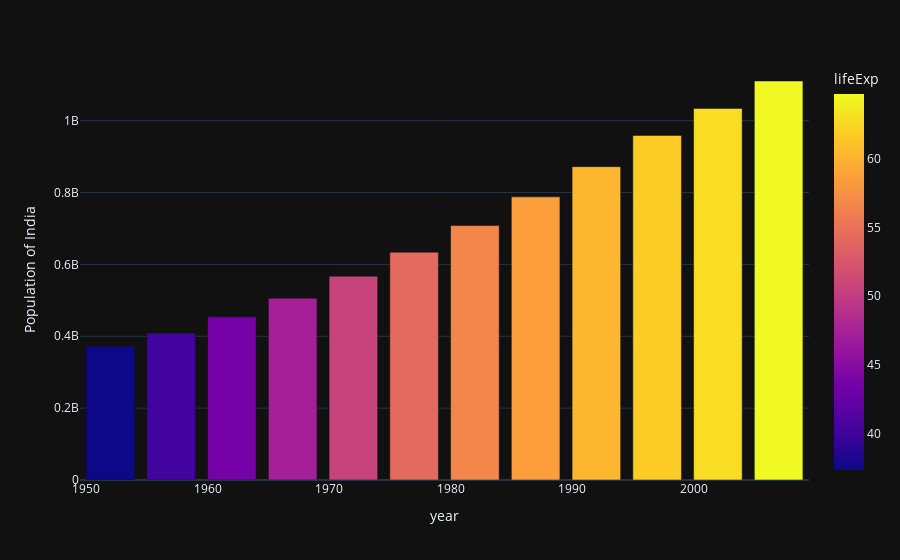

Notebook cell for this chart:
### Code cell
px.bar(data_india , x = 'year' , y='pop' , hover_data = ['lifeExp' , 'gdpPercap'],
      color = 'lifeExp' , labels = {'pop':'Population of India'},template = 'plotly_dark',
      height = 400)

### Figure 1 — Plotly figure (JSON) as saved in the notebook; plotly's stock layout.template omitted (floating-point values rounded to 4 significant figures)
{"data": [{"alignmentgroup": "True", "customdata": [[37.37, 546.6], [40.25, 590.1], [43.6, 658.3], [47.19, 700.8], [50.65, 724.0], [54.21, 813.3], [56.6, 855.7], [58.55, 976.5], [60.22, 1164.0], [61.77, 1459.0], [62.88, 1747.0], [64.7, 2452.0]], "hovertemplate": "year=%{x}<br>Population of India=%{y}<br>lifeExp=%{marker.color}<br>gdpPercap=%{customdata[1]}<extra></extra>", "legendgroup": "", "marker": {"color": [37.37, 40.25, 43.6, 47.19, 50.65, 54.21, 56.6, 58.55, 60.22, 61.77, 62.88, 64.7], "coloraxis": "coloraxis", "pattern": {"shape": ""}}, "name": "", "offsetgroup": "", "orientation": "v", "showlegend": false, "textposition": "auto", "type": "bar", "x": [1952, 1957, 1962, 1967, 1972, 1977, 1982, 1987, 1992, 1997, 2002, 2007], "xaxis": "x", "y": [372000000, 409000000, 454000000, 506000000, 567000000, 634000000, 708000000, 788000000, 872000000, 959000000, 1034172547, 1110396331], "yaxis": "y"}], "layout": {"autosize": true, "barmode": "relative", "coloraxis": {"colorbar": {"title": {"text": "lifeExp"}}, "colorscale": [[0, "#0d0887"], [0.1111, "#46039f"], [0.2222, "#7201a8"], [0.3333, "#9c179e"], [0.4444, "#bd3786"], [0.5556, "#d8576b"], [0.6667, "#ed7953"], [0.7778, "#fb9f3a"], [0.8889, "#fdca26"], [1, "#f0f921"]]}, "legend": {"tracegroupgap": 0}, "margin": {"t": 60}, "xaxis": {"anchor": "y", "autorange": true, "domain": [0, 1], "range": [1950.0, 2010.0], "title": {"text": "year"}, "type": "linear"}, "yaxis": {"anchor": "x", "autorange": true, "domain": [0, 1], "range": [0, 1169000000.0], "title": {"text": "Population of India"}, "type": "linear"}}}
